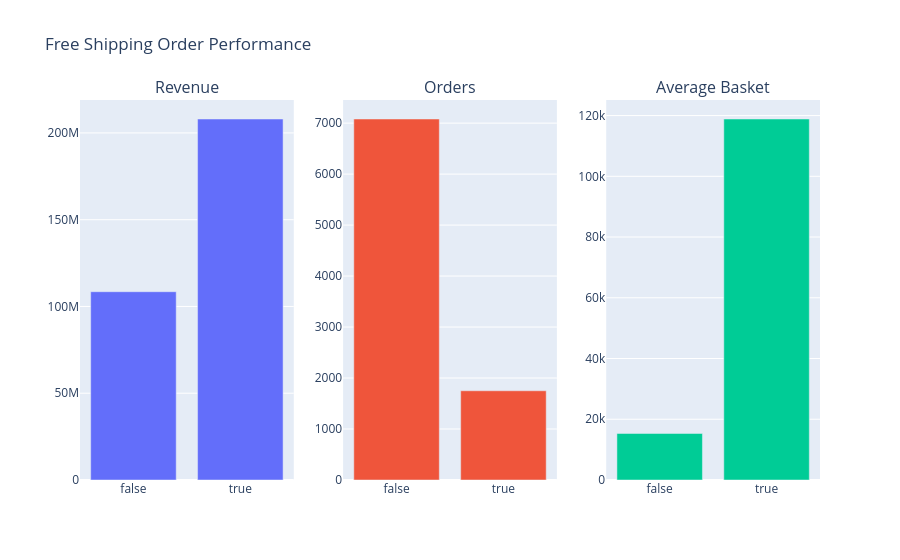

Write notebook code for a chart like this one.
### Code cell
impact = free_shipping_performance(clean_transactions, valid_sales)
fig = make_subplots(
    rows=1, cols=3,
    subplot_titles=("Revenue", "Orders", "Average Basket")
)

fig.add_trace(
    go.Bar(x=impact["order_has_free_shipping"], y=impact["Total_Revenue"], name="Revenue"),
    row=1, col=1
)
fig.add_trace(
    go.Bar(x=impact["order_has_free_shipping"], y=impact["Total_Orders"], name="Orders"),
    row=1, col=2
)
fig.add_trace(
    go.Bar(x=impact["order_has_free_shipping"], y=impact["Average_Order_Value"], name="Average Basket"),
    row=1, col=3
)

fig.update_layout(title_text="Free Shipping Order Performance", showlegend=False)
fig.show()

### Figure 1 — Plotly figure (JSON) as saved in the notebook; plotly's stock layout.template omitted (floating-point values rounded to 4 significant figures)
{"data": [{"name": "Revenue", "type": "bar", "x": [false, true], "xaxis": "x", "y": [108500000.0, 208000000.0], "yaxis": "y"}, {"name": "Orders", "type": "bar", "x": [false, true], "xaxis": "x2", "y": [7081, 1750], "yaxis": "y2"}, {"name": "Average Basket", "type": "bar", "x": [false, true], "xaxis": "x3", "y": [15320.0, 118900.0], "yaxis": "y3"}], "layout": {"annotations": [{"font": {"size": 16}, "showarrow": false, "text": "Revenue", "x": 0.1444, "xanchor": "center", "xref": "paper", "y": 1, "yanchor": "bottom", "yref": "paper"}, {"font": {"size": 16}, "showarrow": false, "text": "Orders", "x": 0.5, "xanchor": "center", "xref": "paper", "y": 1, "yanchor": "bottom", "yref": "paper"}, {"font": {"size": 16}, "showarrow": false, "text": "Average Basket", "x": 0.8556, "xanchor": "center", "xref": "paper", "y": 1, "yanchor": "bottom", "yref": "paper"}], "showlegend": false, "title": {"text": "Free Shipping Order Performance"}, "xaxis": {"anchor": "y", "domain": [0, 0.2889]}, "xaxis2": {"anchor": "y2", "domain": [0.3556, 0.6444]}, "xaxis3": {"anchor": "y3", "domain": [0.7111, 1]}, "yaxis": {"anchor": "x", "domain": [0, 1]}, "yaxis2": {"anchor": "x2", "domain": [0, 1]}, "yaxis3": {"anchor": "x3", "domain": [0, 1]}}}
